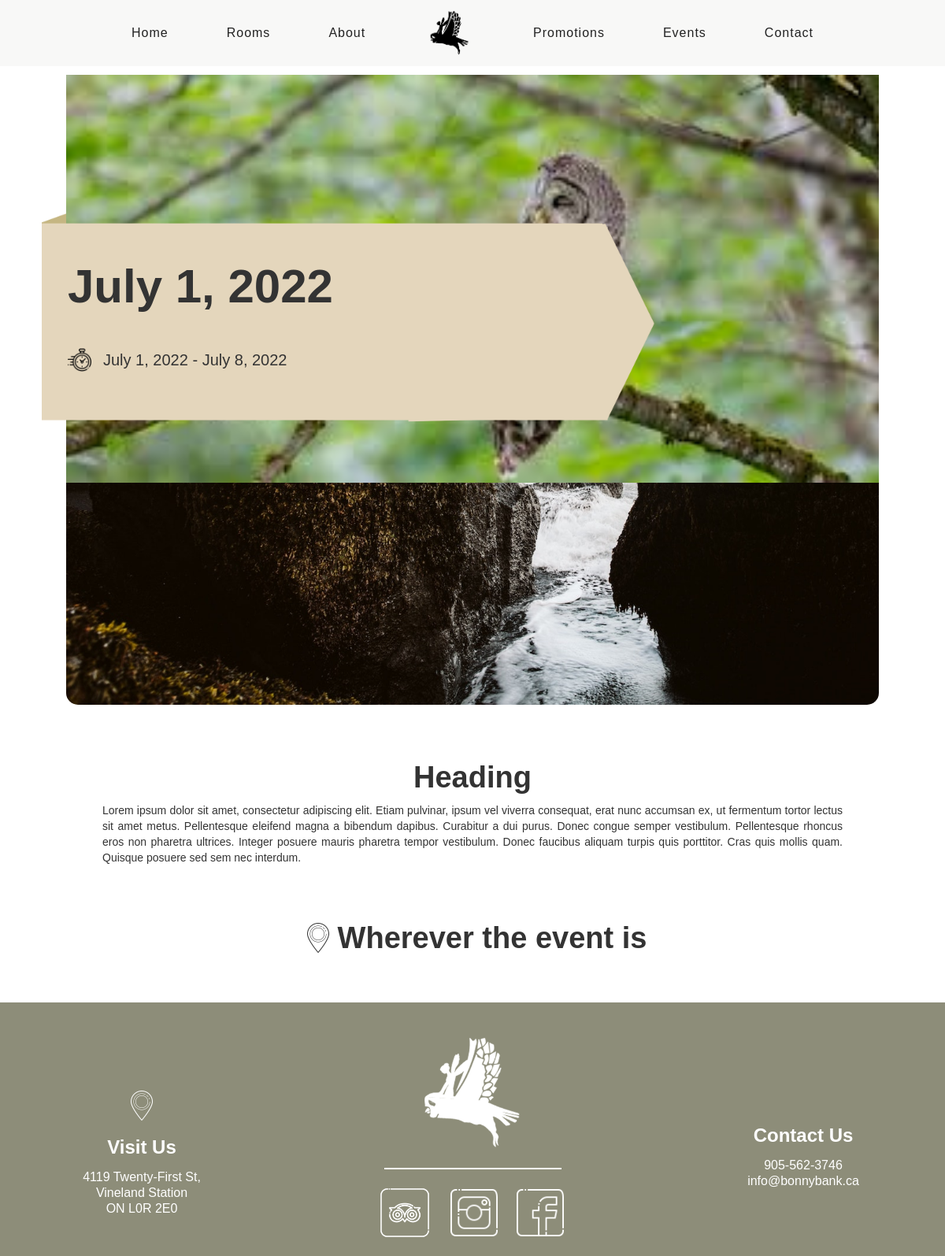
The app's page /event_details/9c62ce76-eccd-45c9-baaf-869e66538d0e/ with its own data.
### bonnybank_app/models.py (models this page shows, shortened)
class Event(models.Model):
    title = models.CharField(max_length=200)
    location = models.CharField(max_length=200, null=True, blank=True)
    start = models.DateField(blank=True, null=True)
    end = models.DateField(blank=True, null=True)
    display_image = models.ImageField(upload_to='static/images/event')
    body = models.TextField(max_length=500)
    id = models.UUIDField(default=uuid.uuid4, unique=True, primary_key=True, editable=False)

### bonnybank_app/views.py (the view)
# urls.py: path('event_details/<str:pk>/', views.event_details, name="event_details"),
def event_details(request, pk):
    event = Event.objects.get(id=pk)
    context = {'event': event}
    return render(request, 'event_details.html', context)

### templates/event_details.html (shortened to what this page needs)
<!DOCTYPE html>
{% load static %}
<html data-wf-page="62b9baf0b66c0c0c83ab0ecc" data-wf-site="62ac7eea8daf5fe60e6940c1">
<head>
  <link href="{% static 'css/normalize.css' %}" rel="stylesheet" type="text/css">
  <link href="{% static 'css/webflow.css' %}" rel="stylesheet" type="text/css">
  <link href="{% static 'css/bonnybank-b-b.webflow.css' %}" rel="stylesheet" type="text/css">
</head>
<body class="body-4">
  <div data-w-id="cc0d3922-48bd-92ac-72ae-4124e12e41c1" data-animation="default" data-collapse="medium" data-duration="400" data-easing="ease" data-easing2="ease" role="banner" class="altnav-2 w-nav">
    <div class="container-9 w-container">
      <nav role="{% url 'navigation" class="nav-menu-2 w-nav-menu">
        <a href="{% url 'index' %}" class="altnavlink w-nav-link">Home</a>
        <a href="{% url 'rooms' %}" class="altnavlink w-nav-link">Rooms</a>
        <a href="{% url 'about' %}" class="altnavlink w-nav-link">About</a>
        <a href="{% url 'index' %}" class="desktop-logo w-nav-brand"><img src="{% static 'images/Bonnybank-logo-black.png' %}" loading="eager" height="150" width="150" alt="" class="navlogo"></a>
        <a href="{% url 'promotions' %}" class="altnavlink w-nav-link">Promotions</a>
        <a href="{% url 'events' %}" class="altnavlink w-nav-link">Events</a>
        <a href="{% url 'contact' %}" class="altnavlink w-nav-link">Contact</a>
      </nav>
    </div>
  </div>
  <div class="event-banner-2 wf-section">
  </div>
  <div class="events-information wf-section">
    <div class="container-13 w-container">
      <div class="div-block-25">
        <h1 class="heading-10">{{event.title}}</h1>
        <p class="paragraph">{{event.body}}</p>
      </div>
    </div>
  </div>
  <div class="wf-section">
    <div class="container-15 w-container"><img src="{% static 'images/locatio-2.png' %}" loading="lazy" alt="" class="image-43">
      <h1 class="heading-13">{{event.location}}</h1>
    </div>
  </div>
  <div class="new-footer wf-section">
    <div class="container-footer w-container">
      <div class="w-layout-grid grid-4">
        <div id="w-node-_5828acf3-5a99-2346-8550-13d7a95d7ebd-a95d7eba" class="div-block-41">
          <a href="https://www.google.com/maps/place/4119+Twenty-First+St,+Jordan+Station,+ON+L0R+1S0/data=!4m2!3m1!1s0x89d352ca8fd3b927:0xbe8e2cc84848aa65?sa=X&amp;ved=2ahUKEwjhguPLs7_4AhWGWM0KHW8zAO8Q8gF6BAgdEAE" target="_blank" class="link-block w-inline-block"><img src="{% static 'images/icons8-location-100.png' %}" loading="lazy" width="50" alt="" class="image-2">
            <h2 class="heading-15">Visit Us</h2>
            <div class="info-spacing">4119 Twenty-First St,<br>Vineland Station<br>ON L0R 2E0</div>
          </a>
        </div>
        <div id="w-node-_5828acf3-5a99-2346-8550-13d7a95d7ec8-a95d7eba" class="div-block-40"><img src="{% static 'images/Bonnybank-logo-white.png' %}" loading="lazy" alt="" class="image-17-copy">
          <div class="div-block-39"></div>
          <div class="socials-div-block">
            <a href="https://www.expedia.ca/Hamilton-Hotels-Bonnybank-Bed-And-Breakfast.h10378755.Hotel-Information?" target="_blank" class="w-inline-block"><img src="{% static 'images/tripadvisor.png' %}" loading="lazy" width="71" srcset="{% static 'images/tripadvisor-p-500.png' %} 500w, {% static 'images/tripadvisor.png' %} 512w" sizes="(max-width: 767px) 100vw, (max-width: 991px) 57px, 70px" alt="" class="socials-icon expedia"></a>
            <a href="https://www.instagram.com/bonnybankbnb/" target="_blank" class="link-block-2 w-inline-block"><img src="{% static 'images/icons8-instagram-64.png' %}" loading="lazy" width="67" alt="" class="socials-icon"></a>
            <a href="https://www.facebook.com/www.bonnybank.ca" target="_blank" class="w-inline-block"><img src="{% static 'images/icons8-facebook-64.png' %}" loading="lazy" width="65" alt="" class="socials-icon"></a>
          </div>
        </div>
        <div id="w-node-_5828acf3-5a99-2346-8550-13d7a95d7ed2-a95d7eba" class="div-block-41">
          <a href="tel:905-562-3746" class="link-block w-inline-block"><img src="{% static 'images/icons8-phone-64.png' %}" loading="lazy" width="54" alt="" class="image-2">
            <h2 class="heading-15">Contact Us</h2>
            <div class="info-spacing">905-562-3746<br>info@bonnybank.ca</div>
          </a>
        </div>
      </div>
    </div>
    <div class="div-block-42"><img src="https://uploads-ssl.webflow.com/62ac8834ab9f9386cd6752ef/62ac8db7e9a532640b455885_image%20(11).png" loading="lazy" width="291" alt="" class="img-cc"></div>
  </div>
  <div class="wf-section">
    <div class="div-block-28">
      <h1 class="heading-12" style="font-size: 60px;">{{event.start}}</h1>
      <div class="div-block-29"><img src="{% static 'images/clock.png' %}" loading="lazy" height="30" alt="" class="image-39">
        <div class="text-block-23">{{event.start}} - {{event.end}}</div>
      </div>
    </div>
  </div>
</body>
</html>

### static/css/webflow.css (style rules this page uses)
* { -webkit-box-sizing: border-box; -moz-box-sizing: border-box; box-sizing: border-box; }
html { height: 100%; }
body { margin: 0; min-height: 100%; background-color: #fff; font-family: Arial, sans-serif; font-size: 14px; line-height: 20px; color: #333; }
img { max-width: 100%; vertical-align: middle; display: inline-block; }
.w-inline-block { max-width: 100%; display: inline-block; }
h1, h2, h3, h4, h5, h6 { font-weight: bold; margin-bottom: 10px; }
h1 { font-size: 38px; line-height: 44px; margin-top: 20px; }
h2 { font-size: 32px; line-height: 36px; margin-top: 20px; }
p { margin-top: 0; margin-bottom: 10px; }
.w-container { margin-left: auto; margin-right: auto; max-width: 940px; }
.w-container:before, .w-container:after { content: " "; display: table; grid-column-start: 1; grid-row-start: 1; grid-column-end: 2; grid-row-end: 2; }
.w-container:after { clear: both; }
.w-nav { position: relative; background: #dddddd; z-index: 1000; }
.w-nav:before, .w-nav:after { content: " "; display: table; grid-column-start: 1; grid-row-start: 1; grid-column-end: 2; grid-row-end: 2; }
.w-nav:after { clear: both; }
.w-nav-brand { position: relative; float: left; text-decoration: none; color: #333333; }
.w-nav-link { position: relative; display: inline-block; vertical-align: top; text-decoration: none; color: #222222; padding: 20px; text-align: left; margin-left: auto; margin-right: auto; }
.w-nav-menu { position: relative; float: right; }

### records on screen
Event: title "Heading", body "Lorem ipsum dolor sit amet, consectetur adipiscing elit. Etiam pulvinar, ipsum vel viverra consequat, erat nunc accumsan ex, ut fermentum tortor lectus sit amet metus. Pellentesque eleifend magna a bibendum dapibus. Curabitur a dui purus. Donec congue semper vestibulum. Pellentesque rhoncus eros non pharetra ultrices. Integer posuere mauris pharetra tempor vestibulum. Donec faucibus aliquam turpis quis porttitor. Cras quis mollis quam. Quisque posuere sed sem nec interdum.", location "Wherever the event is", start "July 1, 2022", end "July 8, 2022"
